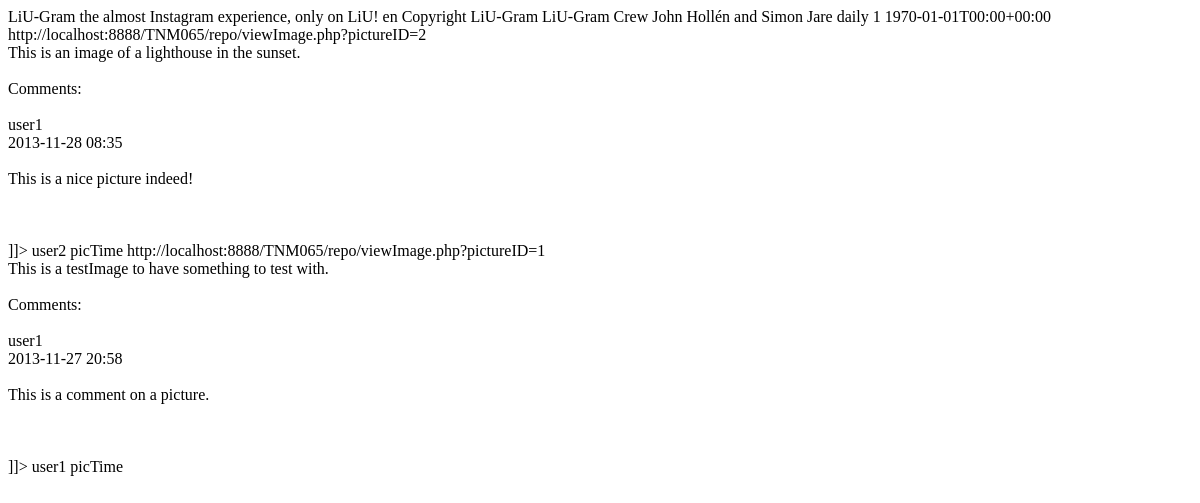
Page /mobile/indexRSS.php on the earlier database version.
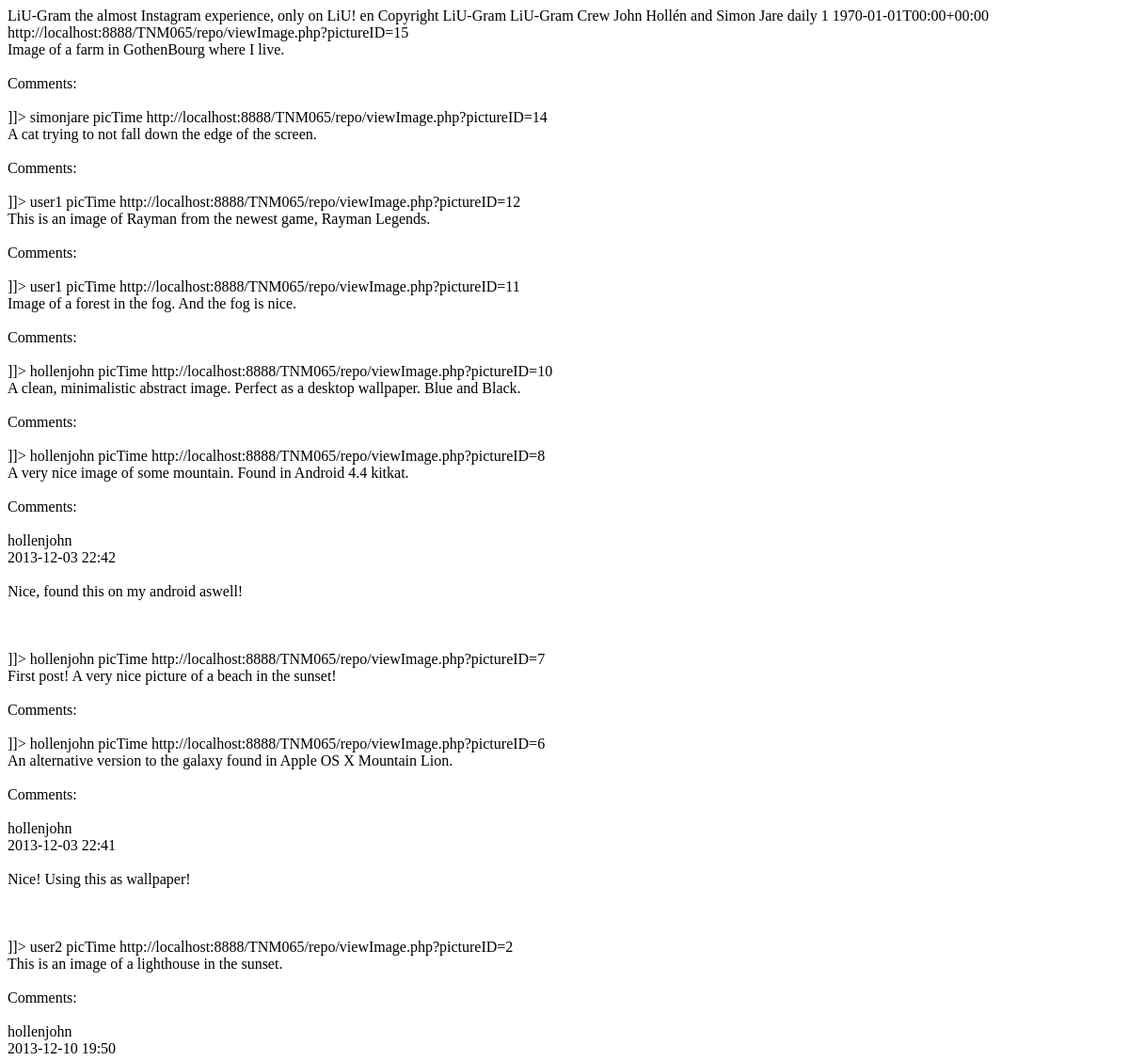
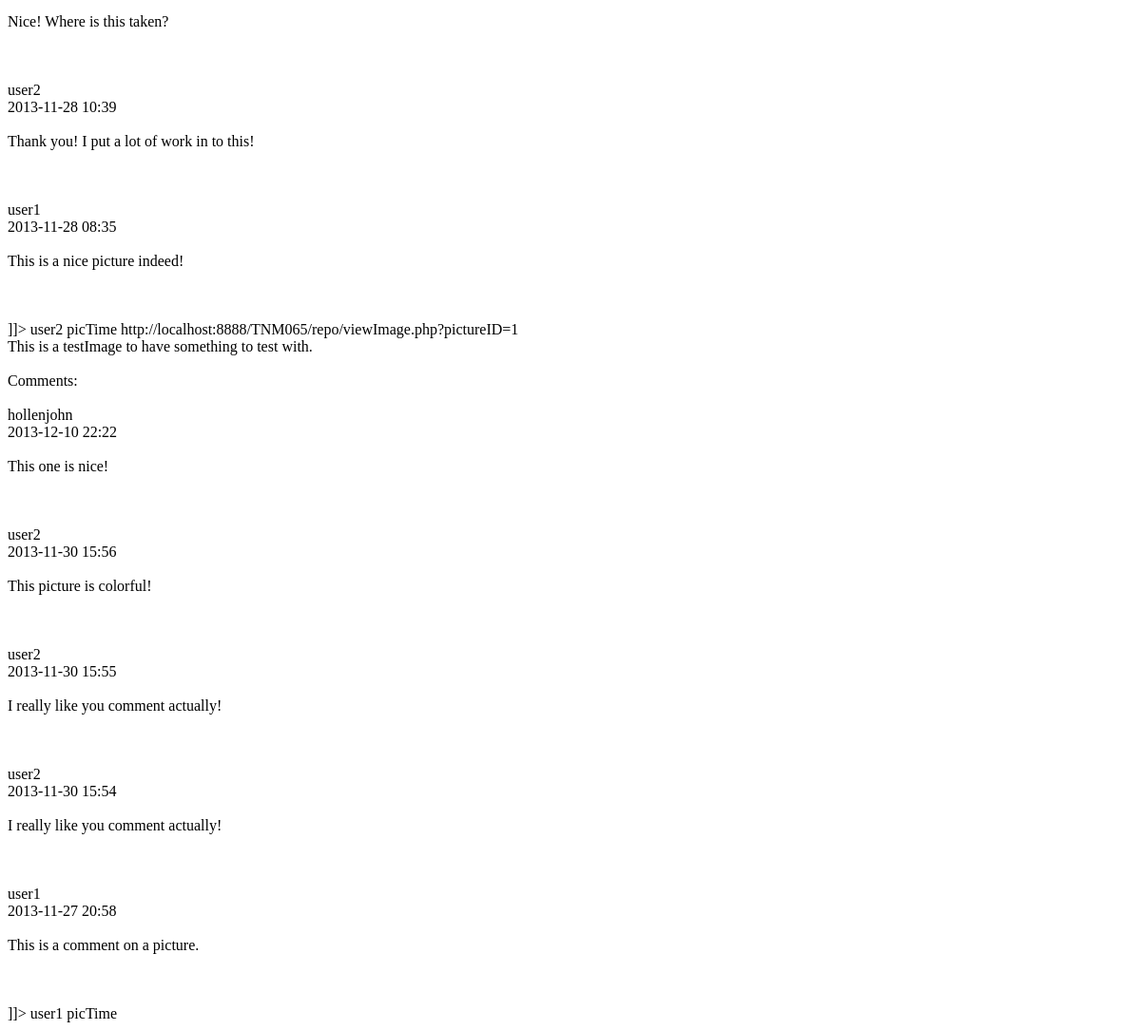
Same page on the later database version (2 pictures, top to bottom).
### tables this page shows
CREATE TABLE `picture` (
  `pictureID` int(11) NOT NULL AUTO_INCREMENT,
  `userName` varchar(100) NOT NULL,
  `picURL` varchar(100) NOT NULL,
  `time` datetime NOT NULL,
  `description` text NOT NULL,
  PRIMARY KEY (`pictureID`,`userName`),
  KEY `userName` (`userName`),
  KEY `pictureID` (`pictureID`)
);

CREATE TABLE `comment` (
  `commentID` int(11) NOT NULL AUTO_INCREMENT,
  `pictureID` int(11) NOT NULL,
  `userName` varchar(100) NOT NULL,
  `text` varchar(100) NOT NULL,
  `time` datetime NOT NULL,
  PRIMARY KEY (`commentID`,`pictureID`),
  KEY `userName` (`userName`),
  KEY `pictureID` (`pictureID`)
);

### mobile/indexRSS.php (the view, shortened to what this page needs)
<rdf:RDF xmlns:rdf="http://www.w3.org/1999/02/22-rdf-syntax-ns#" xmlns="http://purl.org/rss/1.0/" xmlns:dc="http://purl.org/dc/elements/1.1/" xmlns:syn="http://purl.org/rss/1.0/modules/syndication/">
 	<channel rdf:about="http://localhost:8888/TNM065/repo/">
		<description>LiU-Gram the almost Instagram experience, only on LiU!</description>
		<dc:language>en</dc:language>
		<dc:rights>Copyright LiU-Gram</dc:rights>
		<dc:publisher>LiU-Gram Crew</dc:publisher>
		<dc:creator>John Hollén and Simon Jare</dc:creator>
		<syn:updatePeriod>daily</syn:updatePeriod>
		<syn:updateFrequency>1</syn:updateFrequency>
		<syn:updateBase>1970-01-01T00:00+00:00</syn:updateBase>
	</channel>
	<?php
		include "dbconnect.inc.php";
		$stmt = $dbh->prepare('SELECT * FROM picture ORDER BY time DESC');
		$stmt->execute();
		$result = $stmt->fetchAll();
		foreach($result as $r)
		{
			$picUser = $r['userName'];
			$picURL = $r['picURL'];
			$picID = $r['pictureID'];
			$description = $r['description'];
			echo "<item rdf:about='http://localhost:8888/TNM065/repo/viewImage.php?pictureID=$picID'>
					<title>Image by user: $picUser</title>
					<link>http://localhost:8888/TNM065/repo/viewImage.php?pictureID=$picID</link>
					<description>
						<![CDATA[
							<img src = '$picURL' alt = 'newsImage' width = '100%'>
							<br/>
							$description <br /><br />
							Comments: <br /><br />";
			$stmt2 = $dbh->prepare('SELECT * FROM comment WHERE pictureID = :PID ORDER BY time DESC');
			$stmt2->execute(array('PID' => $picID));
			$result2 = $stmt2->fetchAll();
			foreach($result2 as $r2)
			{
				$commentText = $r2['text'];
				$commentUser = $r2['userName'];
				$commentTime = $r2['time'];
				$commentTime = strtotime($commentTime);
				$commentTime = date('Y-m-d H:i', $commentTime);
				echo "$commentUser <br /> $commentTime <br /><br /> $commentText <br /><br /><br /><br /> ";
			}
			echo "]]>
					</description>
					<dc:creator>$picUser</dc:creator>
				  	<dc:date>picTime</dc:date>
				  </item>";
		}
	?>
</rdf:RDF>

Differences in the rows shown:
added picture: pictureID "15", description "Image of a farm in GothenBourg where I live.", userName "simonjare"
added picture: pictureID "14", description "A cat trying to not fall down the edge of the screen.", userName "user1"
added picture: pictureID "12", description "This is an image of Rayman from the newest game, Rayman Legends.", userName "user1"
added picture: pictureID "11", description "Image of a forest in the fog. And the fog is nice.", userName "hollenjohn"
added picture: pictureID "10", description "A clean, minimalistic abstract image. Perfect as a desktop wallpaper. Blue and Black.", userName "hollenjohn"
added picture: pictureID "8", description "A very nice image of some mountain. Found in Android 4.4 kitkat.", userName "hollenjohn"
added comment: userName "hollenjohn", time "2013-12-03 22:42", text "Nice, found this on my android aswell!", shown under "8"
added picture: pictureID "7", description "First post! A very nice picture of a beach in the sunset!", userName "hollenjohn"
added picture: pictureID "6", description "An alternative version to the galaxy found in Apple OS X Mountain Lion.", userName "user2"
added comment: userName "hollenjohn", time "2013-12-03 22:41", text "Nice! Using this as wallpaper!", shown under "6"
added comment: userName "hollenjohn", time "2013-12-10 19:50", text "Nice! Where is this taken?", shown under picture "This is an image of a lighthouse in the sunset."
added comment: userName "user2", time "2013-11-28 10:39", text "Thank you! I put a lot of work in to this!", shown under picture "This is an image of a lighthouse in the sunset."
added comment: userName "hollenjohn", time "2013-12-10 22:22", text "This one is nice!", shown under picture "This is a testImage to have something to test with."
added comment: userName "user2", time "2013-11-30 15:56", text "This picture is colorful!", shown under picture "This is a testImage to have something to test with."
added comment: userName "user2", time "2013-11-30 15:55", text "I really like you comment actually!", shown under picture "This is a testImage to have something to test with."
added comment: userName "user2", time "2013-11-30 15:54", text "I really like you comment actually!", shown under picture "This is a testImage to have something to test with."
